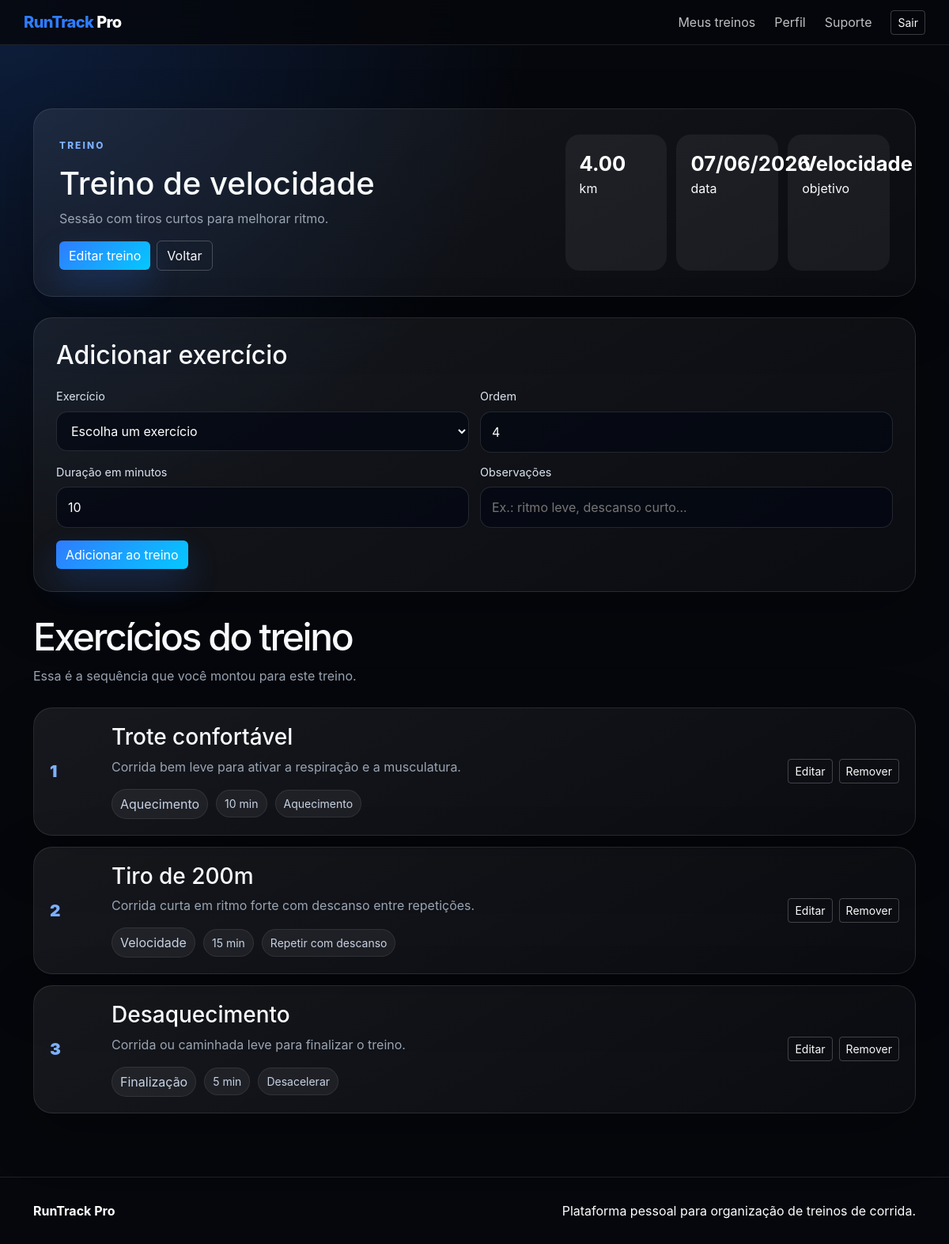
The app's page /index.php?page=treino-detalhe&id=2 (signed in) with its own data.
### tables this page shows
CREATE TABLE treinos (
    id INT AUTO_INCREMENT PRIMARY KEY,
    usuario_id INT NOT NULL,
    titulo VARCHAR(140) NOT NULL,
    descricao TEXT,
    data_treino DATE,
    distancia_km DECIMAL(6,2) DEFAULT 0,
    objetivo VARCHAR(60) DEFAULT 'Livre',
    criado_em TIMESTAMP DEFAULT CURRENT_TIMESTAMP,
    FOREIGN KEY (usuario_id) REFERENCES usuarios(id) ON DELETE CASCADE
);

CREATE TABLE treino_exercicios (
    id INT AUTO_INCREMENT PRIMARY KEY,
    treino_id INT NOT NULL,
    exercicio_id INT NOT NULL,
    ordem INT DEFAULT 1,
    duracao_min INT DEFAULT 10,
    observacoes TEXT,
    FOREIGN KEY (treino_id) REFERENCES treinos(id) ON DELETE CASCADE,
    FOREIGN KEY (exercicio_id) REFERENCES exercicios(id)
);

CREATE TABLE exercicios (
    id INT AUTO_INCREMENT PRIMARY KEY,
    nome VARCHAR(120) NOT NULL,
    categoria VARCHAR(80) NOT NULL,
    descricao TEXT
);

### app/core/funcoes.php (called while the page is built, shortened)
<?php
function e($valor)
{
    return htmlspecialchars((string) $valor, ENT_QUOTES, 'UTF-8');
}
function view($arquivo, $dados = [])
{
    extract($dados);
    require APP_PATH . '/views/layouts/cabecalho.php';
    require APP_PATH . '/views/' . $arquivo . '.php';
    require APP_PATH . '/views/layouts/rodape.php';
}
function dataBr($data)
{
    return date('d/m/Y', strtotime($data));
}

### app/controllers/ControladorTreinos.php (called while the page is built, shortened)
<?php
class ControladorTreinos
{
    private $treinos;
    private $exercicios;
    public function __construct()
    {
        $this->treinos = new Treino();
        $this->exercicios = new Exercicio();
    }
    public function detalhe()
    {
        $id = (int) ($_GET['id'] ?? 0);
        $treino = $this->treinos->buscarDoUsuario($id, Autenticacao::id());
        $exercicios = $this->exercicios->listarDoTreino($id);
        $opcoes = $this->exercicios->listarBase();
        view('treinos/detalhes_treino', [
            'treino' => $treino,
            'exercicios' => $exercicios,
            'opcoes' => $opcoes
        ]);
    }
}

### app/core/Autenticacao.php (called while the page is built, shortened)
<?php
class Autenticacao
{
    public static function check()
    {
        return !empty($_SESSION['usuario']);
    }
    public static function id()
    {
        return (int) ($_SESSION['usuario']['id'] ?? 0);
    }
}

### app/core/Banco.php (called while the page is built)
<?php
class Banco
{
    private static $conexao = null;
    public static function conectar()
    {
        if (self::$conexao == null) {
            $host = 'localhost';
            $nomeBanco = 'runtrack_pro';
            $usuario = 'root';
            $senha = '';
            try {
                $dsn = "mysql:host=$host;dbname=$nomeBanco;charset=utf8mb4";
                self::$conexao = new PDO($dsn, $usuario, $senha);
                self::$conexao->setAttribute(PDO::ATTR_ERRMODE, PDO::ERRMODE_EXCEPTION);
                self::$conexao->setAttribute(PDO::ATTR_DEFAULT_FETCH_MODE, PDO::FETCH_ASSOC);
            } catch (PDOException $erro) {
                die('Erro ao conectar no banco de dados: ' . $erro->getMessage());
            }
        }
        return self::$conexao;
    }
}

### app/models/Treino.php (called while the page is built, shortened)
<?php
class Treino
{
    private $banco;
    public function __construct()
    {
        $this->banco = Banco::conectar();
    }
    public function buscarDoUsuario($id, $usuarioId)
    {
        $sql = 'SELECT * FROM treinos
                WHERE id = :id AND usuario_id = :usuario_id';
        $comando = $this->banco->prepare($sql);
        $comando->execute([
            'id' => $id,
            'usuario_id' => $usuarioId
        ]);
        return $comando->fetch() ?: null;
    }
}

### app/models/Exercicio.php (called while the page is built, shortened)
<?php
class Exercicio
{
    private $banco;
    public function __construct()
    {
        $this->banco = Banco::conectar();
    }
    public function listarDoTreino($treinoId)
    {
        $sql = 'SELECT te.*, e.nome, e.categoria, e.descricao
                FROM treino_exercicios te
                INNER JOIN exercicios e ON e.id = te.exercicio_id
                WHERE te.treino_id = :treino_id
                ORDER BY te.ordem ASC, te.id ASC';
        $comando = $this->banco->prepare($sql);
        $comando->execute(['treino_id' => $treinoId]);
        return $comando->fetchAll();
    }
}

### app/views/treinos/detalhes_treino.php (the view, shortened to what this page needs)
<section class="espacamento">
    <div class="container">
        <article class="detalhe">
            <div>
                <span class="etiqueta">Treino</span>
                <h1><?= e($treino['titulo']) ?></h1>
                <p><?= e($treino['descricao'] ?? '') ?></p>
                <div class="acoes mt-3">
                    <a class="btn btn-primary" href="index.php?page=treino-formulario&id=<?= e((string)$treino['id']) ?>">Editar treino</a>
                    <a class="btn btn-outline-light" href="index.php?page=treinos">Voltar</a>
                </div>
            </div>
            <div class="detalhe-numeros">
                <span><strong><?= e((string)$treino['distancia_km']) ?></strong> km</span>
                <span><strong><?= e(dataBr($treino['data_treino'])) ?></strong> data</span>
                <span><strong><?= e($treino['objetivo'] ?? 'Livre') ?></strong> objetivo</span>
            </div>
        </article>
        <form class="formulario mb-4" method="post" action="index.php?page=exercicio-salvar">
            <h2>Adicionar exercício</h2>
            <div class="campos-duplos">
                <div>
                    <label>Exercício</label>
                    <select name="exercicio_id" required>
                        <option value="">Escolha um exercício</option>
                    </select>
                </div>
                <div>
                    <label>Ordem</label>
                    <input type="number" name="ordem" value="<?= count($exercicios) + 1 ?>" min="1">
                </div>
            </div>
            <div class="campos-duplos">
                <div>
                    <label>Duração em minutos</label>
                    <input type="number" name="duracao_min" value="10" min="1">
                </div>
                <div>
                    <label>Observações</label>
                    <input type="text" name="observacoes" placeholder="Ex.: ritmo leve, descanso curto...">
                </div>
            </div>
            <button class="btn btn-primary mt-3" type="submit">Adicionar ao treino</button>
        </form>
        <div class="titulo compacto">
            <h2>Exercícios do treino</h2>
            <p>Essa é a sequência que você montou para este treino.</p>
        </div>
        <?php if (empty($exercicios)): ?>
            <article class="cartao"><p>Nenhum exercício adicionado ainda.</p></article>
        <?php else: ?>
            <div class="lista-exercicios">
                <?php foreach ($exercicios as $item): ?>
                    <article class="exercicio">
                        <div class="numero-exercicio"><?= e((string)$item['ordem']) ?></div>
                        <div>
                            <h3><?= e($item['nome']) ?></h3>
                            <p><?= e($item['descricao']) ?></p>
                            <div class="dados">
                                <span><?= e($item['categoria']) ?></span>
                                <small><?= e((string)$item['duracao_min']) ?> min</small>
                                <?php if (!empty($item['observacoes'])): ?><small><?= e($item['observacoes']) ?></small><?php endif; ?>
                            </div>
                        </div>
                        <div class="acoes">
                            <a class="btn btn-outline-light btn-sm" href="index.php?page=exercicio-formulario&id=<?= e((string)$item['id']) ?>">Editar</a>
                            <form method="post" action="index.php?page=exercicio-excluir" onsubmit="return confirm('Remover este exercício?')">
                                <button class="btn btn-outline-light btn-sm" type="submit">Remover</button>
                            </form>
                        </div>
                    </article>
                <?php endforeach; ?>
            </div>
        <?php endif; ?>
    </div>
</section>

### index.php (shortened to what this page needs)
<?php
require APP_PATH . '/core/funcoes.php';
require APP_PATH . '/core/Banco.php';
require APP_PATH . '/core/Autenticacao.php';
require APP_PATH . '/models/Treino.php';
require APP_PATH . '/models/Exercicio.php';
require APP_PATH . '/controllers/ControladorTreinos.php';
$pagina = $_GET['page'] ?? 'inicio';
switch ($pagina) {
    case 'treino-detalhe':
        (new ControladorTreinos())->detalhe();
        break;
}

### app/views/layouts/cabecalho.php (shortened to what this page needs)
<!doctype html>
<html lang="pt-BR">
<head>
    <link href="https://cdn.jsdelivr.net/npm/bootstrap@5.3.3/dist/css/bootstrap.min.css" rel="stylesheet">
    <link rel="stylesheet" href="public/assets/css/style.css">
</head>
<body>
<header class="cabecalho">
    <nav class="navbar navbar-expand-lg navbar-dark container">
        <a class="navbar-brand marca" href="index.php?page=inicio"><span>RunTrack</span> Pro</a>
        <div class="collapse navbar-collapse" id="menu">
            <ul class="navbar-nav ms-auto align-items-lg-center gap-lg-2">
                <?php if (!Autenticacao::check()): ?>
                    <li class="nav-item"><a class="nav-link" href="index.php?page=inicio">Home</a></li>
                    <li class="nav-item"><a class="nav-link" href="index.php?page=como-funciona">Como funciona</a></li>
                    <li class="nav-item"><a class="nav-link" href="index.php?page=suporte">Suporte</a></li>
                    <li class="nav-item"><a class="btn btn-primary btn-sm ms-lg-2" href="index.php?page=entrar">Entrar</a></li>
                <?php else: ?>
                    <li class="nav-item"><a class="nav-link" href="index.php?page=treinos">Meus treinos</a></li>
                    <li class="nav-item"><a class="nav-link" href="index.php?page=perfil">Perfil</a></li>
                    <li class="nav-item"><a class="nav-link" href="index.php?page=suporte">Suporte</a></li>
                    <li class="nav-item"><a class="btn btn-outline-light btn-sm ms-lg-2" href="index.php?page=sair">Sair</a></li>
                <?php endif; ?>
            </ul>
        </div>
    </nav>
</header>
<main>

### app/views/layouts/rodape.php (shortened to what this page needs)
</main>
<footer class="rodape">
    <div class="container grade-rodape">
        <strong>RunTrack Pro</strong>
        <span>Plataforma pessoal para organização de treinos de corrida.</span>
    </div>
</footer>
</body>
</html>

### public/assets/css/style.css (style rules this page uses)
:root { --cor-fundo: #05070c; --cor-linha: rgba(255, 255, 255, .10); --cor-texto: #f8fafc; --cor-suave: #9aa4b2; --cor-azul: #2f7cff; --azul-suave: rgba(47, 124, 255, .16); }
* { box-sizing: border-box; }
body { margin: 0; min-height: 100vh; background: radial-gradient(circle at top left, rgba(47, 124, 255, .20), transparent 34%), var(--cor-fundo); color: var(--cor-texto); font-family: Inter, system-ui, -apple-system, BlinkMacSystemFont, "Segoe UI", sans-serif; }
a { color: inherit; text-decoration: none; }
p { color: var(--cor-suave); }
.cabecalho { position: sticky; top: 0; z-index: 10; background: rgba(5, 7, 12, .82); border-bottom: 1px solid var(--cor-linha); backdrop-filter: blur(18px); }
.marca { font-weight: 800; letter-spacing: -.03em; }
.marca span { color: var(--cor-azul); }
.nav-link { color: rgba(248, 250, 252, .76); }
.btn-primary { background: linear-gradient(135deg, #2f7cff, #04c8ff); border: 0; color: #fff; box-shadow: 0 18px 40px rgba(47, 124, 255, .22); }
.btn-outline-light { border-color: rgba(255, 255, 255, .22); }
.etiqueta { display: inline-flex; align-items: center; gap: 8px; margin-bottom: 14px; color: #7db0ff; text-transform: uppercase; font-size: .74rem; font-weight: 800; letter-spacing: .18em; }
.espacamento { padding: 80px 0; }
.titulo { max-width: 680px; margin-bottom: 28px; }
.titulo h2, .topo-pagina h1 { font-size: clamp(2rem, 4vw, 3.5rem); letter-spacing: -.05em; }
.cartao, .numero, .treino, .caixa-tabela, .formulario, .caixa-login, .detalhe, .exercicio { border: 1px solid var(--cor-linha); border-radius: 24px; background: linear-gradient(150deg, rgba(255, 255, 255, .07), rgba(255, 255, 255, .025)); box-shadow: 0 24px 70px rgba(0, 0, 0, .30); }
.formulario { padding: 28px; }
.formulario label, .caixa-login label { display: block; margin: 14px 0 8px; color: #dbe4f0; font-size: .9rem; }
.formulario input:not([type="checkbox"]), .formulario select, .formulario textarea, .caixa-login input:not([type="checkbox"]), .caixa-login select, .caixa-login textarea { width: 100%; padding: 13px 14px; border: 1px solid rgba(255, 255, 255, .12); border-radius: 14px; background: rgba(3, 7, 18, .72); color: #fff; outline: none; }
.campos-duplos { display: grid; grid-template-columns: repeat(2, minmax(0, 1fr)); gap: 14px; }
.acoes { display: flex; align-items: center; flex-wrap: wrap; gap: 8px; }
.acoes form { margin: 0; }
.linha-info, .dados { display: flex; flex-wrap: wrap; align-items: center; gap: 10px; }
.dados span, .dados small { padding: 6px 10px; border: 1px solid rgba(255, 255, 255, .08); border-radius: 999px; background: rgba(255, 255, 255, .06); color: #c7d2e4; }
.detalhe { display: grid; grid-template-columns: 1.2fr .8fr; gap: 24px; margin-bottom: 26px; padding: 32px; }
.detalhe-numeros { display: grid; grid-template-columns: repeat(3, minmax(0, 1fr)); gap: 12px; }
.detalhe-numeros span { padding: 18px; border-radius: 18px; background: rgba(255, 255, 255, .06); }
.detalhe-numeros strong { display: block; color: #fff; font-size: 1.6rem; }
.compacto { margin-top: 28px; }
.lista-exercicios { display: grid; gap: 14px; }
.exercicio { display: grid; grid-template-columns: 60px 1fr auto; align-items: center; gap: 18px; padding: 20px; }
.numero-exercicio { color: #7db0ff; font-size: 1.3rem; font-weight: 900; }
.rodape { padding: 30px 0; border-top: 1px solid var(--cor-linha); background: #05070c; }
.grade-rodape { display: flex; justify-content: space-between; gap: 24px; color: var(--cor-suave); }
.grade-rodape strong, .grade-rodape span { color: #fff; }

### records on screen
treinos: titulo "Treino de velocidade", descricao "Sessão com tiros curtos para melhorar ritmo.", distancia_km "4.00", data_treino "07/06/2026", objetivo "Velocidade"
treino_exercicios: ordem "1", exercicio.nome "Trote confortável", exercicio.descricao "Corrida bem leve para ativar a respiração e a musculatura.", exercicio.categoria "Aquecimento", duracao_min "10", observacoes "Aquecimento"
treino_exercicios: ordem "2", exercicio.nome "Tiro de 200m", exercicio.descricao "Corrida curta em ritmo forte com descanso entre repetições.", exercicio.categoria "Velocidade", duracao_min "15", observacoes "Repetir com descanso"
treino_exercicios: ordem "3", exercicio.nome "Desaquecimento", exercicio.descricao "Corrida ou caminhada leve para finalizar o treino.", exercicio.categoria "Finalização", duracao_min "5", observacoes "Desacelerar"
